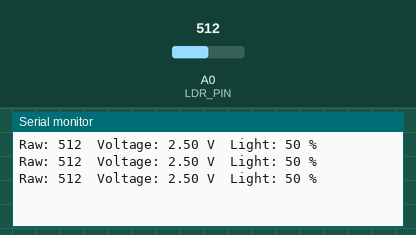
Recording of a sketch running on a simulated Arduino Uno, built with avr-gcc and run on an emulated ATmega328P. Parts: the last lines printed to the serial monitor. The inputs (shaded band) are chosen by the test bench; at power-on: A0 (LDR_PIN) = 512.

Above: at 1.3 s.
1.4 s: A0 (LDR_PIN) set to 716
At 1.9 s:
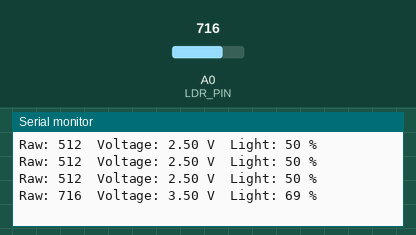
2.9 s: A0 (LDR_PIN) set to 900
At 3.4 s:
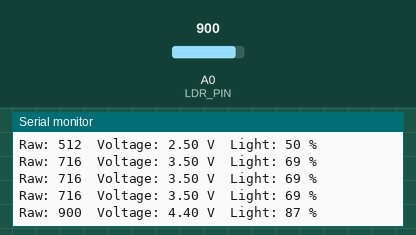
Timing chart, 0 to 5.9 s (numbered marks = the images above; inputs shaded):
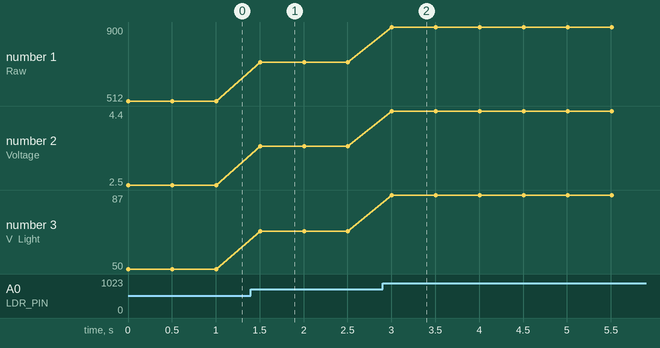

Measured:
- after the input at 1.4 s, the serial monitor: prints a new line after 0.10 s (image 1)
- after the input at 2.9 s, the serial monitor: prints a new line after 0.11 s (image 2)
- plotted number 1: 512 → 716 after the input at 1.4 s, 716 → 900 after the input at 2.9 s
- plotted number 2: 2.5 → 3.5 after the input at 1.4 s, 3.5 → 4.4 after the input at 2.9 s
- plotted number 3: 50 → 69 after the input at 1.4 s, 69 → 87 after the input at 2.9 s

The sketch:

test_ldr.ino
```cpp
// LDR sensor
#define LDR_PIN  A0

void setup() {
  Serial.begin(9600);
}

void loop() {
  int rawValue = analogRead(LDR_PIN);        // 0 - 1023 (10-bit ADC)

  float voltage = rawValue * 5.0 / 1023.0;   // convert to volts (0 - 5 V)
  int lightPercent = map(rawValue, 0, 1023, 0, 100);  // convert to 0 - 100 %

  Serial.print("Raw: ");
  Serial.print(rawValue);
  Serial.print("  Voltage: ");
  Serial.print(voltage);
  Serial.print(" V  Light: ");
  Serial.print(lightPercent);
  Serial.println(" %");

  delay(500);
}
```
